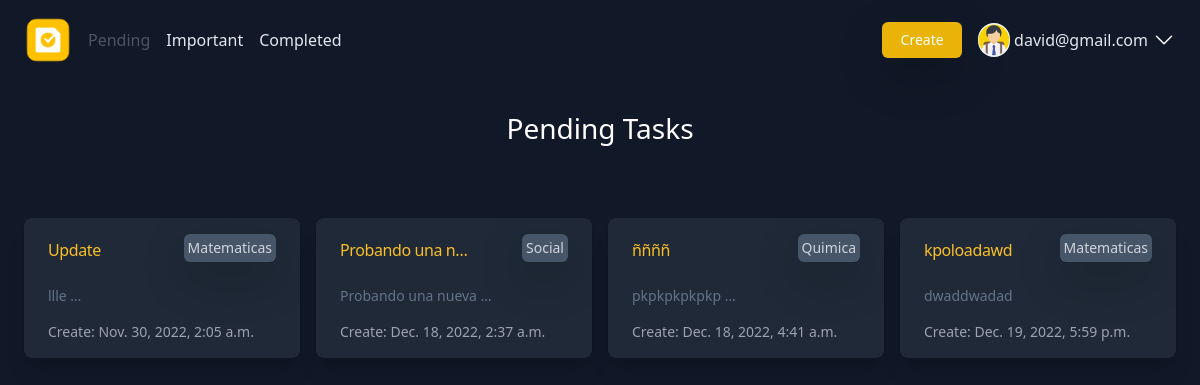
The app's page / (signed in), older data.
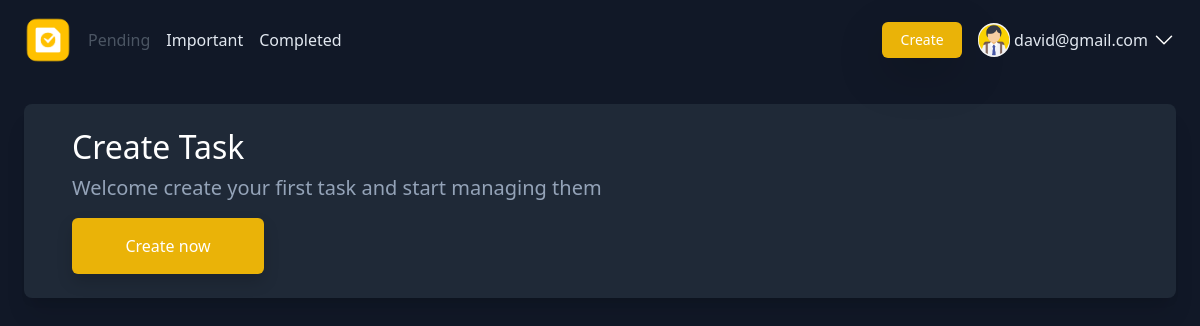
The same page, newer data.
### djangocrud/models.py (models this page shows, shortened)
class CreateTask(models.Model):
    user=models.ForeignKey(User, on_delete=models.CASCADE, related_name="tasks")
    title = models.CharField(max_length=100)
    description = models.TextField(blank=True)
    categories = models.ForeignKey(Categories, on_delete=models.CASCADE, null=True, blank=True)
    important = models.BooleanField(default=False)
    timestamp = models.DateTimeField(auto_now_add=True)
    datecompleted = models.DateTimeField(null=True, blank=True)
    finished = models.BooleanField(default=False)

class Categories(models.Model):
    user=models.ForeignKey(User, on_delete=models.CASCADE, related_name='categories', null=True, blank=True)
    name = models.CharField(max_length=100)
    def __str__(self):
        return self.name

### djangocrud/views.py (the view, shortened to what this page needs)
# urls.py: path('', Home.as_view(), name='home'),
class Home(View):
    def get(self, request, *args, **kwargs):
        if self.request.user.is_authenticated:
            tasks = CreateTask.objects.filter(user=self.request.user , datecompleted=None)
            if len(tasks) == 0:
                status=True
                context = {
                'status': status,
                'title' : "Pending"
                }
                return render(request, 'pages/index.html', context)
            else:
                context = {
                    'tasks' : tasks,
                    'title' : "Pending"
                }
                return render(request, 'pages/index.html', context)
        else:
            return render(request, 'pages/index.html')

### templates/pages/index.html (shortened to what this page needs)
{% extends 'base.html' %}
{% load static %}
{% block navbar %}
{% include 'components/navbar.html' %}
{% endblock navbar %}
{% block content %}
{% if user.is_authenticated %}
{% if status %}
<main class="mx-4">
  <div class="mt-10 shadow-xl rounded-lg bg-gray-800 px-5 py-4 ">
    <h2 class="text-white dark:text-white ">Create Task</h2>
    <p class="text-slate-400 text-xl mt-2 ">Welcome create your first task and start managing them</p>
    <a href="{% url 'create' %}" class="no-underline transition duration-150 ease-in-out block w-48 py-3 px-10 rounded-md shadow bg-yellow-500 text-white sm:text-center textfont-medium hover:bg-yellow-400 focus:outline-none ">
      Create now
    </a>
  </div>
</main>
{% else %}
<div class="mx-4 mt-5">
  <div class="text-center" >
    <h3 class="text-white ">{{title}} Tasks </h3>
  </div>
  <div class="first:mt-12 mt-4 max-w-lg mx-auto lg:grid gap-3  lg:grid-cols-4 lg:max-w-none	">
    {% for task in tasks%}
    <a href="{% url 'detail' task.id %}" class="transition duration-500 ease-in-out transform hover:-translate-y-1  no-underline ">
      <div class=" bg-gray-800	ring-1 ring-slate-900/5 mt-5 shadow-xl lg:flex flex-col rounded-lg overflow-hidden px-6 py-3 	 sm:grow w-100">
        <div>
          <div class="flex justify-between">
            {% if task.important %}
            <h3 class="text-amber-400	 dark:text-amber mt-1 text-base font-medium tracking-tight">{{task.title | truncatechars:15 }}</h3>
            {% else %}
            <h3 class="text-white dark:text-white mt-1 text-base font-medium tracking-tight">{{task.title | truncatechars:15}}</h3>
            {% endif %}
            <p class="text-gray-300	text-right shadow-lg  p-1 text-sm bg-slate-600	rounded">{{task.categories}}</p>
          </div>
          <p class="text-slate-500 dark:text-slate-400 mt-2 text-sm">
            {{task.description | truncatechars:20}}
          </p>
          <div class="flex flex-between text-sm text-gray-400">
            {% if task.finished %}
            <span>
              Finished:
              {{task.datecompleted}}
            </span>
            {% else %}
            <span>
              Create:
              {{task.timestamp}}
            </span>
            {% endif %}
          </div>
        </div>
      </div>
    </a>
      {% endfor %}
  </div>
</div>
{% endif %}
{% endif %}
{% endblock content %}

### templates/base.html (shortened to what this page needs)
{% load tailwind_tags %}
{% load static %}
<html lang="en">
<head>
    {% tailwind_css %}
    <link href="https://cdn.jsdelivr.net/npm/bootstrap@5.2.1/dist/css/bootstrap.min.css" rel="stylesheet">
</head>
<body class="bg-gray-900 py-2">
    {% block navbar %}
    {% endblock navbar %}
    {% block content %}
    {% endblock content %}
</body>
</html>

### templates/components/navbar.html (shortened to what this page needs)
{% load static %}
{% url 'home' as pending %}
{% url 'important' as important %}
{% url 'finished' as finished %}
 <div class="relative mt-2">
        <nav>
            <div class=" relative flex items-center justify-between spx-4 sm:px-6" >
                <img class="h-12 w-12 mr-2 " src={% static 'logo.png' %} alt="Task">
                <div class="lg:visible sm:invisible flex items-center flex-1">
                {% if user.is_authenticated %}
                    <a href="{% url 'home' %}" class=" p-2 no-underline focus:bg-yello-500 {% if request.path == pending %} no-underline text-base font-medium text-gray-600{% else %} text-base font-medium text-slate-200 hover:text-gray-600 {% endif %}">
                        Pending
                    </a>
                    <a href="{% url 'important' %}" class="p-2 no-underline{% if request.path == important%} no-underline text-base font-medium text-gray-600 {% else %} text-base font-medium text-slate-200	 hover:text-gray-600 {% endif %}">
                        Important
                    </a>
                    <a href="{% url 'finished' %}" class="p-2 no-underline{% if request.path == finished %} no-underline  text-base font-medium text-gray-600{% else %} text-base font-medium text-slate-200 hover:text-gray-600 {% endif %}">
                        Completed
                    </a>
                {% endif %}
            </div>
            {% if user.is_authenticated %}
                <a href="{% url 'create' %}" class="no-underline w-20 flex justify-center py-2 px-3 rounded  text-sm font-medium text-white bg-yellow-500 shadow-lg shadow-yellow-400/50   hover:bg-yellow-400 sm:mr-2">
                        Create
                </a>
                <div x-data="{ open: false }">
                        <button @click="open = true" @click.outside="open = false"  class="ml-2 flex justify-end items-center text-decoration-none " >
                            <img src="{% static 'img-user.png' %}" alt="mdo" width="32" height="32" class="m-1 rounded-full mx-auto ">
                            <span class="flex text-slate-200 m-1 sm:m-0 ">{{user.username | truncatechars:15}}</span>
                            <svg xmlns="http://www.w3.org/2000/svg" fill="none" viewBox="0 0 24 24" stroke-width="1.5" stroke="white" class="lg:w-6 lg:h-6 sm:w-14 sm:h-14">
                                <path stroke-linecap="round" stroke-linejoin="round" d="M19.5 8.25l-7.5 7.5-7.5-7.5" />
                            </svg>
                        </button>
                      </div>
                    </div>
                </div>
            {% endif %}
<div>

Row changes from the older to the newer data that the page shows:
removed CreateTask: title "Update", categories "Matematicas", description "llle …", timestamp "Nov. 30, 2022, 2:05 a.m."
removed CreateTask: title "Probando una n…", categories "Social", description "Probando una nueva …", timestamp "Dec. 18, 2022, 2:37 a.m."
removed CreateTask: title "ññññ", categories "Quimica", description "pkpkpkpkpkp …", timestamp "Dec. 18, 2022, 4:41 a.m."
removed CreateTask: title "kpoloadawd", categories "Matematicas", description "dwaddwadad", timestamp "Dec. 19, 2022, 5:59 p.m."
Text that changed along with them:
{{ title }}: "Pending" → (not shown)
text no longer shown: "Tasks"
text now shown: "Create Task Welcome create your first task and start managing them Create now"
